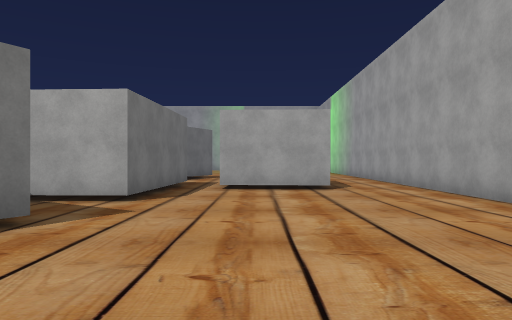
view 1 (above)

24 first-person views from a walk through a scene from a Unity 3-D project. The camera is 1.4 m above the floor, looks level and sees 70° across. The floor is counted in squares, 2 m on a side. Each view is taken from the middle of a square. On the plan, view 1 faces up. The plan holds only what a view shows up to about 11 squares ahead; the rest is blank. The place goes on beyond the plan. The player is left out. Some surface patterns are stand-ins.

view 2
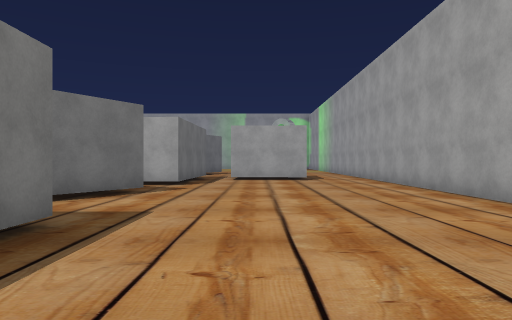

view 3
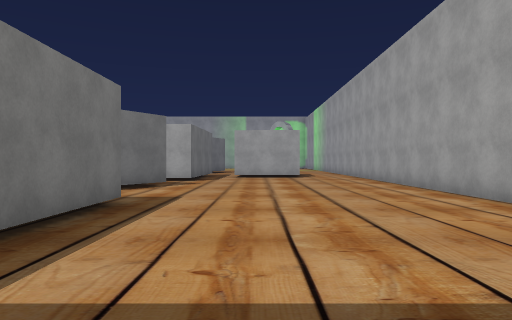

view 4
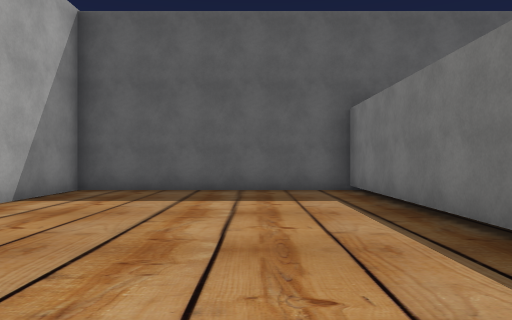

view 5
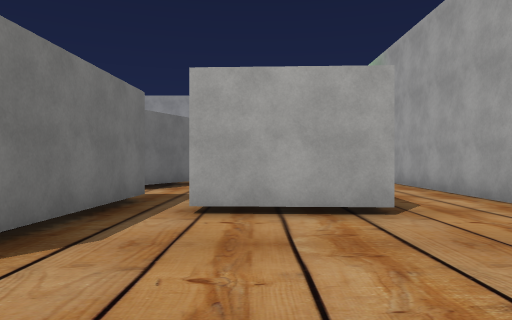

view 6
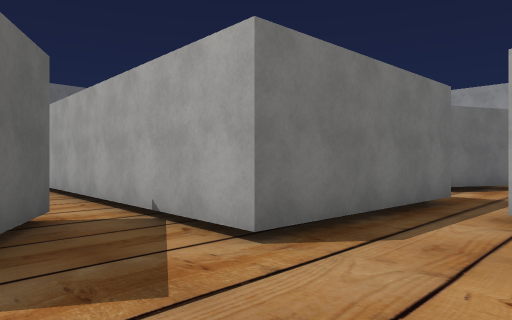

view 7
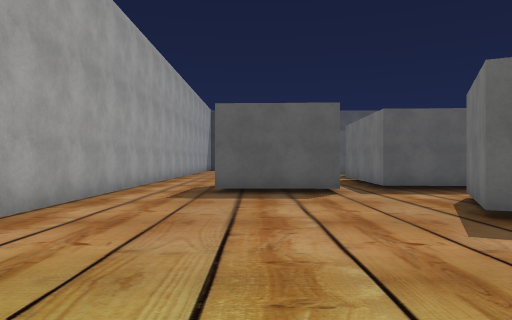

view 8
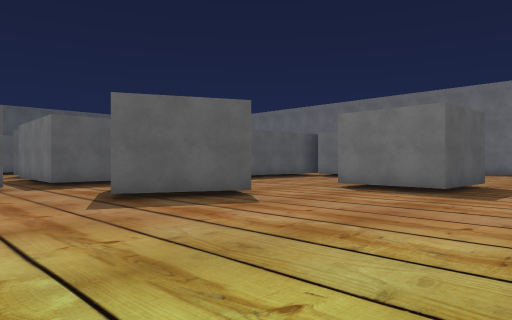

view 9
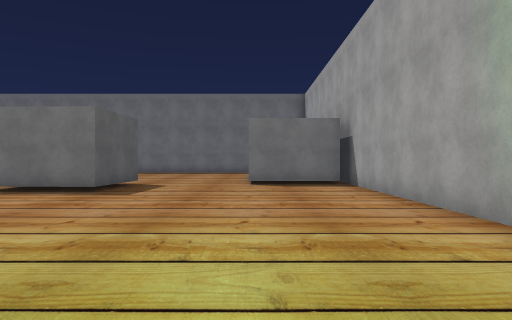

view 10
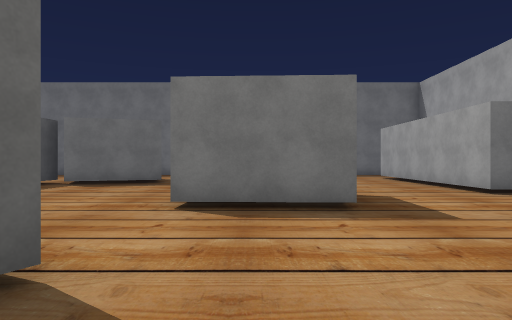

view 11
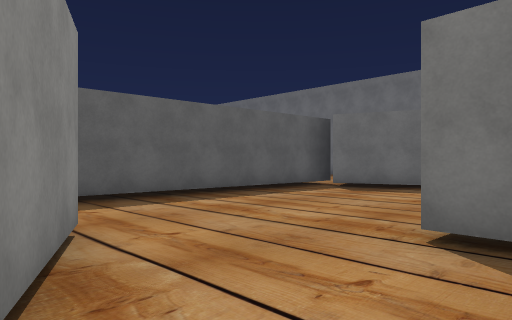

view 12
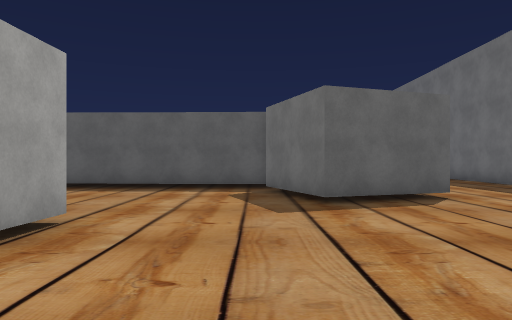

view 13
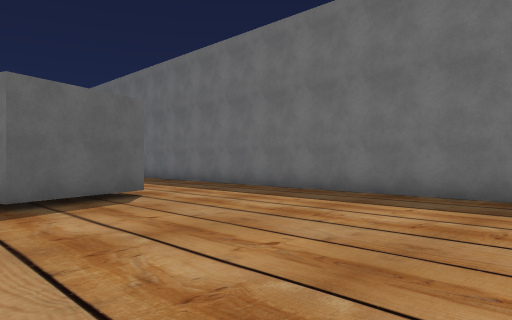

view 14
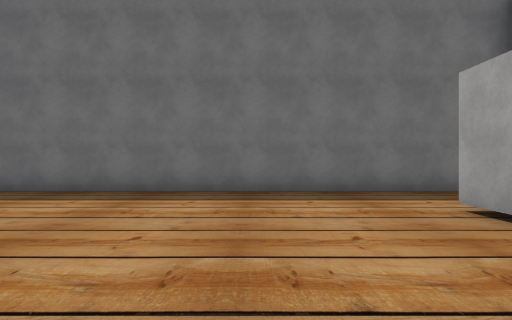

view 15
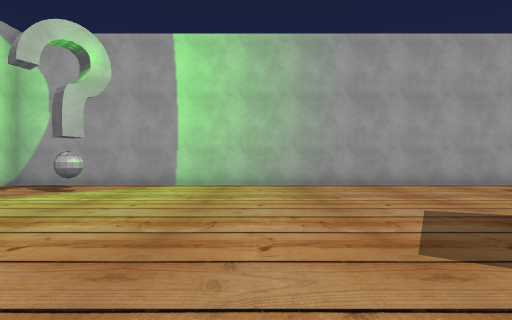

view 16
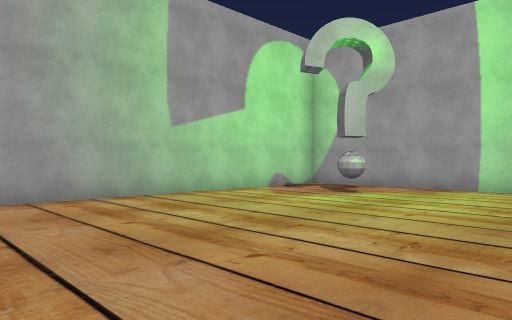

view 17
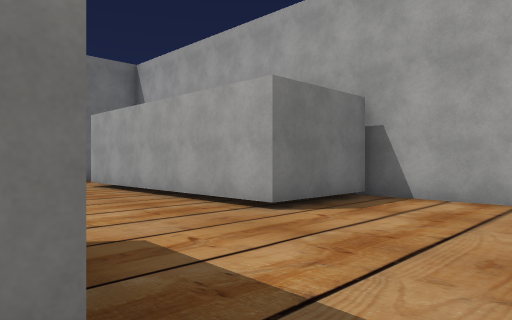

view 18
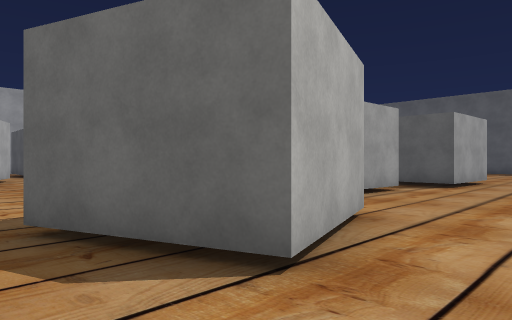

view 19
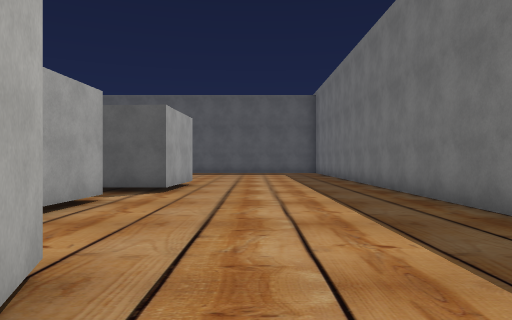

view 20
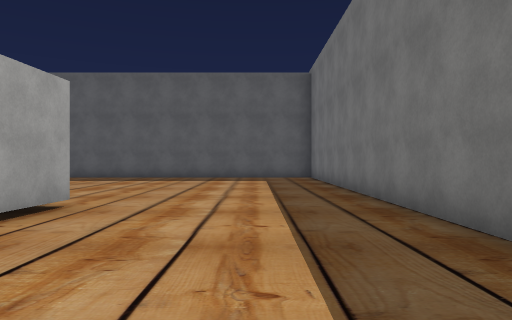

view 21
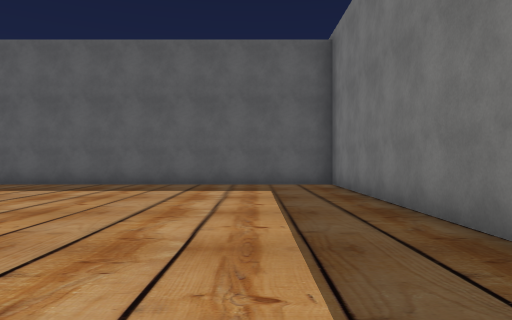

view 22
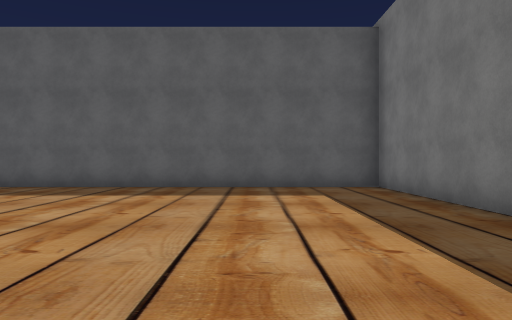

view 23
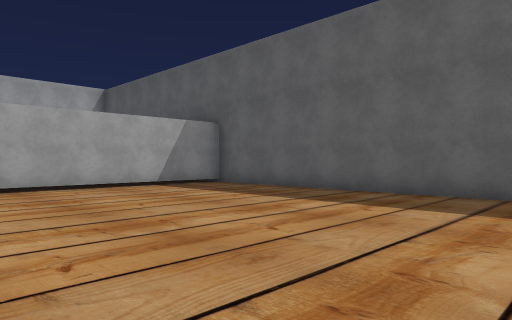

view 24
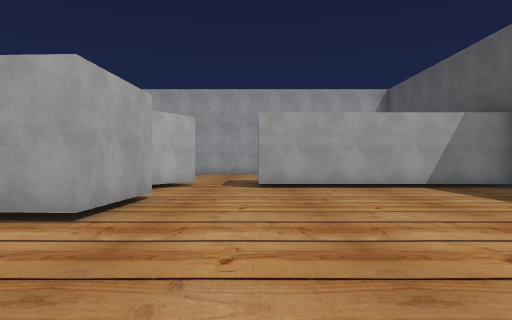

### Floor plan
Points are (right, up) in squares from view 1. A wall is a line through its corners. A room is listed if a view was taken in it or the views show most of it. See-through windows are left out.
Room 1 (views 1, 2, 3, 4, 5, 6, 7, 8, 9, 10, 11, 15, 16, 17)
walls: (-0.7, 11.4) (1.9, 11.3); (-3.9, 10.6) (-2, 10.5) (-2.2, 6.1) (-5.6, 6.3); (1.8, 8.6) (-0.9, 8.7); (-4.9, 14.2) (-4.2, 15.5); (-4.1, 15.8) (-1.7, 14.6) (-2.9, 12.3); (-4.8, 5.4) (-3.5, 4.6); (-2.4, 4) (-3.5, 2.2); (-2.2, 0) (-2.2, -6.5) (4.2, -6.5) (4.2, -3.9); (-9.7, 18.5) (-7.1, 18.4) (-7.3, 15.7); (4.2, -0.1) (4.2, 24.7) (-10, 24.7); (-9.5, 24.5) (-9.5, 21.8) (-10.5, 21.8)
ways out: opening at (-9.7, 20) to room 2; opening at (-6.2, 13.5) to room 2; opening at (-4, 1) to room 2; opening at (-5, 6)
Room 2 (views 12, 13, 14, 18, 19, 20, 21, 22, 23, 24)
walls: (-13.3, 6.6) (-13.3, 8.3); (-14.7, 10.8) (-15.6, 13.3) (-13.1, 14.1) (-12.2, 11.6); (-13.2, 11) (-6.2, 10.7); (-14.2, 2.3) (-14.1, 5.1); (-19.2, 9.8) (-19.2, -6.5) (-5.9, -6.5); (-7.3, 1.9) (-9.9, 2); (-9.9, 15.8) (-9.8, 16.9); (-5.3, 13.3) (-4.9, 14.2); (-3.8, 1.7) (-5.2, 2.5); (-10.5, 21.8) (-16.1, 21.8); (-4.8, -6.5) (-4.8, 0); (-19.2, 23.6) (-19.2, 11.6)
ways out: opening at (-9.7, 20) to room 1; opening at (-6.2, 13.5) to room 1; opening at (-4, 1) to room 1; opening at (-12.5, 6); opening at (-10.5, 3.5)

Positions as (right, up) in squares from view 1, and headings:
1: (0, 0), facing up
2: (0, -4), facing up
3: (0, -6), facing up
4: (0, 2), facing down
5: (0, 4), facing up
6: (0, 4), facing up-left
7: (1, 19), facing down
8: (1, 21), facing down-left
9: (1, 22), facing left
10: (-2, 17), facing left
11: (-4, 17), facing down-left
12: (-12, 20), facing down
13: (-12, 20), facing down-left
14: (-11, 19), facing left
15: (-6, 18), facing right
16: (-5, 18), facing up-right
17: (-6, 18), facing up-left
18: (-17, 15), facing down-right
19: (-16, 13), facing down
20: (-17, 8), facing down
21: (-17, 4), facing down
22: (-16, 3), facing down
23: (-14, 1), facing down-right
24: (-14, 0), facing right
